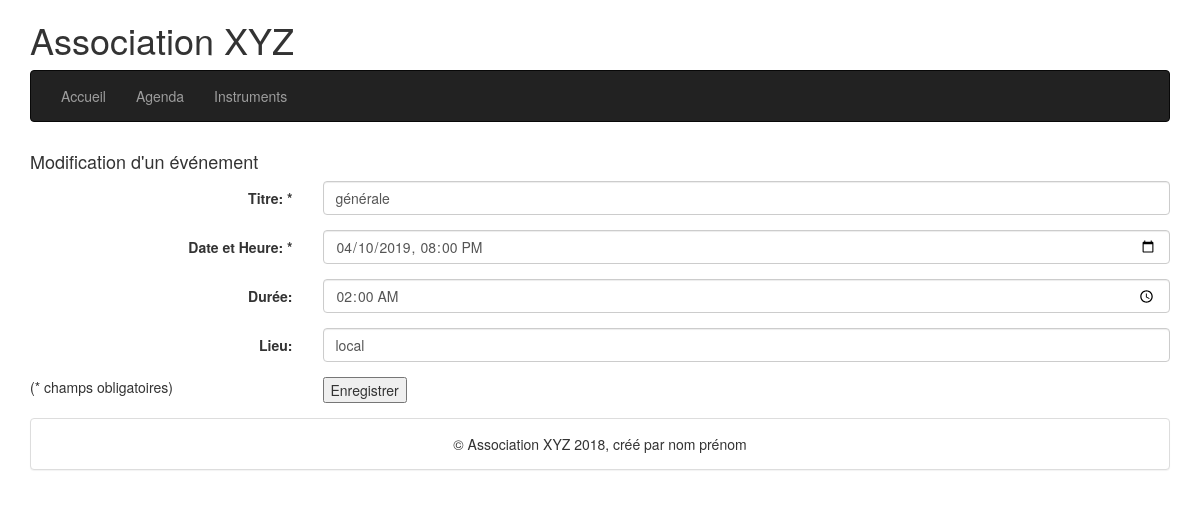
The app's page /agenda0/editevent.php?id=5 with its own data.
### tables this page shows
CREATE TABLE `events` (
  `idEvent` int(10) unsigned NOT NULL AUTO_INCREMENT,
  `title` varchar(100) NOT NULL,
  `dateEvent` datetime NOT NULL,
  `duration` time DEFAULT NULL,
  `location` varchar(100) DEFAULT NULL,
  PRIMARY KEY (`idEvent`)
);

### agenda0/editevent.php (called while the page is built, shortened)
<?php
require "./models/events.php";
$title = '';
$dateEvent = '';
$duration = '';
$location = '';
if (isset($_GET['id']))
{
    $idEvent = $_GET['id'];
    if (is_numeric($idEvent))
    {
        $answer = getEventByID($idEvent);
        $title = $answer[0]['title'];
        $dateEvent = str_replace(" ", "T", $answer[0]['dateEvent']);
        $duration = $answer[0]['duration'];
        $location = $answer[0]['location'];
    }
}
include './views/eventform.php';

### agenda0/models/dbconnexion.php (called while the page is built, shortened)
<?php
function connectDB()
{
    static $dbc = null;
    if ($dbc == null)
    {
        try
        {
        $dbc = new PDO('mysql:host=' . HOST . ';dbname=' . DBNAME, DBUSER, DBPWD, array(
            PDO::MYSQL_ATTR_INIT_COMMAND => "SET NAMES utf8",
            PDO::ATTR_PERSISTENT => true
        ));
        }
        catch (Exception $e)
        {
            echo 'Erreur : ' . $e->getMessage() . '<br />';
            echo 'N° : ' . $e->getCode();
            die('Could not connect to MySQL');
        }
    }
    return $dbc;
}
?>

### agenda0/models/events.php (called while the page is built, shortened)
<?php
require_once "dbconnexion.php";
function getEventByID($idEvent)
{
    static $ps = null;
    $sql = 'SELECT * FROM `agenda`.`events`';
    $sql .= ' WHERE idEvent = :IDEVENT';
    if ($ps == null)
    {
        $ps = connectDB()->prepare($sql);
    }
    $answer = false;
    try
    {
        $ps->bindParam(':IDEVENT', $idEvent, PDO::PARAM_INT);
        if ($ps->execute())
        {
            $answer = $ps->fetchAll(PDO::FETCH_ASSOC);
        }
    }
    catch (PDOException $e)
    {
        echo $e->getMessage();
    }
    return $answer;
}
?>

### agenda0/views/eventform.php (the view, shortened to what this page needs)
<?php
include "header.php";
?>
<form action="./saveevent.php" method="post" class="form-horizontal">
    <div class="form-group">
        <label class="control-label col-sm-3" for="title">Titre: *</label>
        <div class="col-sm-9">
            <input class="form-control" type="text" name="title" id="title" value="<?= $title ?>"  />
        </div>
    </div>
    <div class="form-group">
        <label class="control-label col-sm-3" for="dateEvent">Date et Heure: *</label>
        <div class="col-sm-9">
            <input type='datetime-local' class="form-control"  id='dateEvent' name='dateEvent' value="<?= $dateEvent ?>"/>
        </div>
    </div>
    <div class="form-group">
        <label class="control-label col-sm-3" for="duration">Durée: </label>
        <div class="col-sm-9">
            <input class="form-control" type="time" name="duration" id="duration" value="<?= $duration ?>"  />
        </div>
    </div>
    <div class="form-group">
        <label class="control-label col-sm-3" for="location">Lieu: </label>
        <div class="col-sm-9">
            <input class="form-control" type="text" name="location" id="location" value="<?= $location ?>"  />
        </div>
    </div>
    <div class="form-group">
        <div class="col-sm-3">
            (* champs obligatoires)
        </div>
        <div class="col-sm-9">
            <input type="submit" name="submit" value="Enregistrer" />
        </div>
    </div>
</form>
<?php include "footer.php" ?>

### records on screen
events: title "générale", dateEvent "04/10/2019 20:00", duration "02:00:00", location "local"

### other values on screen
$pageTitle "Modification d'un événement"
